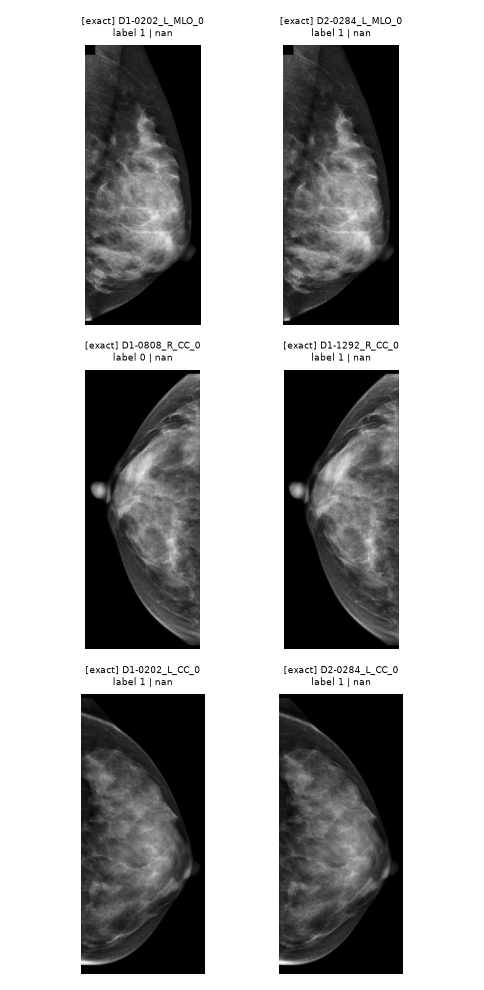
#> input picture data/cmmd/duplicates_montage.png, 484 x 990 px
$ python -i tissue.py   (imports and definitions only)
#> lines starting #> are read from the running program, lines starting #| are printed output that depends on the picture; after the words box and inside, x2 and y2 are one past the last pixel; in counts of white or black regions, pixels touching at a corner belong together
#> further down, picture is the input picture: shape (990, 484); min 0, max 255, mean 169.7
"""Breast tissue segmentation and cropping, shared by data preparation, the ROI bank and training.

All images are handled as float32 arrays in [0, 1], shape (H, W).
"""
from __future__ import annotations

import cv2
import numpy as np
from scipy import ndimage
from skimage.filters import threshold_triangle


def to_unit_float(img: np.ndarray, lo_pct: float = 0.5, hi_pct: float = 99.5) -> np.ndarray:
    """Convert an 8- or 16-bit (or float) grayscale image to float32 in [0, 1].

    8-bit images are divided by 255. Deeper images are rescaled between robust
    percentiles of the non-zero pixels, so that 16-bit data are not clipped
    (PIL's convert('L') clips 16-bit values above 255 to white).
    """
    if img.ndim == 3:
        img = cv2.cvtColor(img, cv2.COLOR_BGR2GRAY)
    if img.dtype == np.uint8:
        return img.astype(np.float32) / 255.0
    x = img.astype(np.float32)
    nz = x[x > 0]
    if nz.size < 100:
        nz = x.ravel()
    lo, hi = np.percentile(nz, [lo_pct, hi_pct])
    if hi <= lo:
        hi = lo + 1.0
    return np.clip((x - lo) / (hi - lo), 0.0, 1.0)


def _disk(r):
    r = max(1, int(round(r)))
    return cv2.getStructuringElement(cv2.MORPH_ELLIPSE, (2 * r + 1, 2 * r + 1))


def _largest(m: np.ndarray) -> np.ndarray:
    lab, n = ndimage.label(m)
    if n == 0:
        return m
    return lab == (np.argmax(ndimage.sum(m, lab, range(1, n + 1))) + 1)


def white_patches(img: np.ndarray, level: float = 0.98, grow_frac: float = 0.006) -> np.ndarray:
    """Pure-white areas (painted-out film labels, unexposed film edges), slightly grown to cover
    the JPEG halo. On the 8-bit Mini-DDSM films breast tissue, including the pectoral muscle,
    never reaches this level (checked on 25 films)."""
    w = img >= level
    if not w.any():
        return w
    return cv2.dilate(w.astype(np.uint8), _disk(grow_frac * max(img.shape))).astype(bool)


def tissue_mask(img: np.ndarray, work_side: int = 512, margin_frac: float = 0.04,
                remove_white: bool = False) -> np.ndarray:
    """Binary breast mask. Designed and checked on scanned film (Mini-DDSM, incl. hazy scanner-A
    films with bright film edges and labels) and on digital images (CMMD).

    1. Work at long side 512; Gaussian blur (sigma 2 px).
    2. Triangle threshold (the foot of the background peak) computed on the image interior,
       i.e. excluding an outer border band of 4 %: keeps fatty tissue near the skin line and
       ignores film edges and scanner borders. (A plain Otsu threshold cut fatty tissue away and,
       on hazy films, selected the whole film instead of the breast.)
    2b. Optionally (scanned film) pure-white patches are removed first: painted-out labels and
       unexposed film edges.
    3. Light opening; the largest connected component of the interior is the breast.
    4. The breast is extended into the border band only straight outwards from where it
       reaches the band (chest wall, top, bottom), so bright strips running ALONG the border are
       never added; corners are included where the breast fills both adjacent bands.
    5. Closing and hole filling.
    Returns a bool array with the same shape as ``img``.
    """
#> called with work_side = 512, margin_frac = 0.04, remove_white = False
    h, w = img.shape
#> h = 990; w = 484
    s = min(1.0, work_side / max(h, w))
#> s = 0.517
    sm = cv2.resize(img, (max(1, round(w * s)), max(1, round(h * s))), interpolation=cv2.INTER_AREA) if s < 1 else img
    b = cv2.GaussianBlur(sm.astype(np.float32), (0, 0), 2.0)
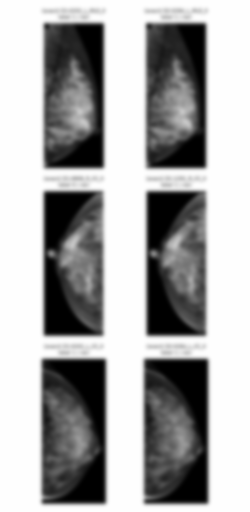
#> b: shape (512, 250) float32; min 0, max 255, mean 169.7
    H, W = b.shape
#> H = 512; W = 250
    mg = max(2, int(round(margin_frac * max(H, W))))
#> mg = 20
    if H <= 2 * mg + 2 or W <= 2 * mg + 2:
        return np.ones_like(img, dtype=bool)
    inner = np.zeros((H, W), bool)
    inner[mg:H - mg, mg:W - mg] = True
    if float(b[inner].max() - b[inner].min()) < 1e-3:
        return np.ones_like(img, dtype=bool)
    t = threshold_triangle(b[inner], nbins=256)
#> t = 253.5
    fg = b > t
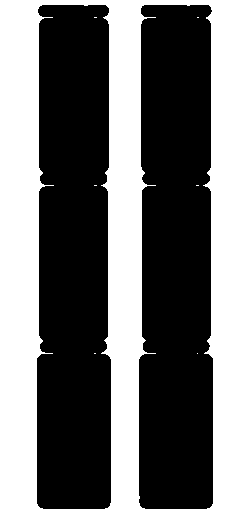
#> fg: shape (512, 250) bool; 44.7% white; 7 white regions (6 under 20 px), largest, box (x1, y1, x2, y2) and area: (0, 0, 250, 512) 57223
    if remove_white:  # labels and film edges must not join the breast
        fg &= ~white_patches(sm)
    m = cv2.morphologyEx((fg & inner).astype(np.uint8), cv2.MORPH_OPEN, _disk(0.006 * max(H, W))).astype(bool)
#> m: shape (512, 250) bool; 25.5% white; 3 white regions, box (x1, y1, x2, y2) and area: (104, 20, 146, 492) 15076, (207, 20, 230, 492) 8777, (20, 20, 43, 492) 8771
    comp = _largest(m)
#> in _largest, `lab, n = ndimage.label(m)`:
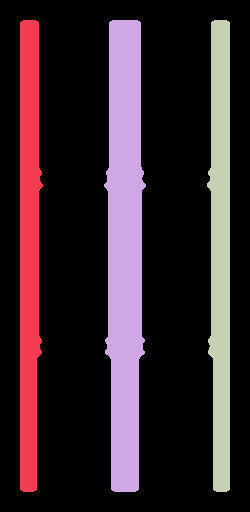
#> lab: shape (512, 250) int32; 4 distinct labels, from 0 to 3; one colour per label, 0 black
#> in _largest, `lab, n = ndimage.label(m)`: n = 3
#> in _largest, `return lab == (np.argmax(ndimage.sum(m, lab, range(1, n + 1))) + 1)`: returned value: shape (512, 250) bool; 11.8% white; 1 white region, box (x1, y1, x2, y2) and area: (104, 20, 146, 492) 15076
    if not comp.any():
        return np.ones_like(img, dtype=bool)
    ext = comp.copy()
    ext[:mg] = fg[:mg] & comp[mg][None, :]
    ext[H - mg:] = fg[H - mg:] & comp[H - mg - 1][None, :]
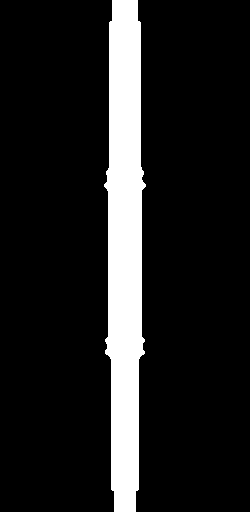
#> ext: shape (512, 250) bool; 12.5% white; 1 white region, box (x1, y1, x2, y2) and area: (104, 0, 146, 512) 16036
    ext[:, :mg] |= fg[:, :mg] & comp[:, mg][:, None]
    ext[:, W - mg:] |= fg[:, W - mg:] & comp[:, W - mg - 1][:, None]
    for ys, xs, ry, cx in [(slice(0, mg), slice(0, mg), mg, mg), (slice(0, mg), slice(W - mg, W), mg, W - mg - 1),
                           (slice(H - mg, H), slice(0, mg), H - mg - 1, mg),
                           (slice(H - mg, H), slice(W - mg, W), H - mg - 1, W - mg - 1)]:
        ext[ys, xs] = fg[ys, xs] & ext[ys, cx][:, None] & ext[ry, xs][None, :]
    ext = cv2.morphologyEx(ext.astype(np.uint8), cv2.MORPH_CLOSE, _disk(0.01 * max(H, W))).astype(bool)
#> ext: shape (512, 250) bool; 12.5% white; 1 white region, box (x1, y1, x2, y2) and area: (104, 0, 146, 512) 16043
    ext = ndimage.binary_fill_holes(_largest(ext))
    if s < 1:
        ext = cv2.resize(ext.astype(np.uint8), (w, h), interpolation=cv2.INTER_NEAREST).astype(bool)
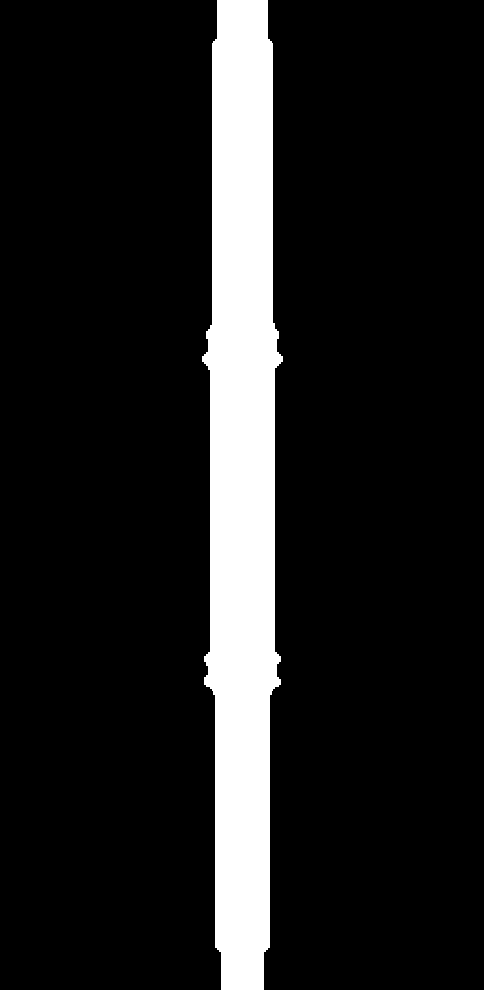
#> ext: shape (990, 484) bool; 12.5% white; 1 white region, box (x1, y1, x2, y2) and area: (202, 0, 283, 990) 59778
    return ext


def bbox_of_mask(mask: np.ndarray, pad_frac: float = 0.02) -> tuple[int, int, int, int]:
    """(x0, y0, x1, y1) with exclusive x1, y1, padded by a fraction of the box size."""
#> called with pad_frac = 0.02
    ys, xs = np.where(mask)
    h, w = mask.shape
#> h = 990; w = 484
    if ys.size == 0:
        return 0, 0, w, h
    x0, x1, y0, y1 = xs.min(), xs.max() + 1, ys.min(), ys.max() + 1
#> x0 = 202; x1 = 283; y0 = 0; y1 = 990
    px, py = int(pad_frac * (x1 - x0)), int(pad_frac * (y1 - y0))
#> px = 1; py = 19
    return max(0, x0 - px), max(0, y0 - py), min(w, x1 + px), min(h, y1 + py)


def crop_breast(img: np.ndarray, max_side: int = 1024, mask_background: bool = True,
                dilate_frac: float = 0.01, remove_white: bool = False):
    """Crop to the breast and downscale (never upscale) so the long side <= max_side.

    Returns (image, mask, meta). ``meta`` records the crop box in source pixels and the
    scale, so that lesion masks can be mapped into the same frame.
    If ``mask_background`` is set, pixels outside a slightly dilated breast mask are set
    to 0, which removes film labels and markers that could act as shortcuts.
    """
    m = tissue_mask(img, remove_white=remove_white)
    x0, y0, x1, y1 = bbox_of_mask(m)
#> x0 = 201; y0 = 0; x1 = 284; y1 = 990
    crop, mcrop = img[y0:y1, x0:x1], m[y0:y1, x0:x1]
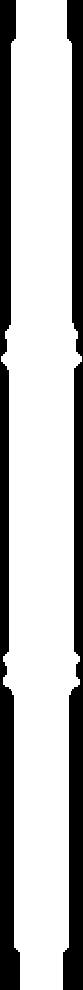
#> mcrop: shape (990, 83) bool; 72.7% white; 2 black regions, box (x1, y1, x2, y2) and area: (63, 0, 83, 990) 11202, (0, 0, 20, 990) 11190
    if mask_background:
        r = max(1, int(round(dilate_frac * max(crop.shape))))
#> r = 10
        k = cv2.getStructuringElement(cv2.MORPH_ELLIPSE, (2 * r + 1, 2 * r + 1))
        md = cv2.dilate(mcrop.astype(np.uint8), k).astype(bool)
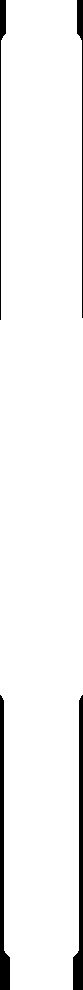
#> md: shape (990, 83) bool; 95.4% white; 4 black regions, box (x1, y1, x2, y2) and area: (0, 695, 10, 990) 1385, (73, 695, 83, 990) 1385, (0, 0, 6, 320) 503, (77, 0, 83, 318) 501
        crop = np.where(md, crop, 0.0).astype(np.float32)
    if remove_white:  # painted-out labels inside the crop are blacked out too
        crop = np.where(white_patches(crop), 0.0, crop).astype(np.float32)
    h, w = crop.shape
#> h = 990; w = 83
    s = min(1.0, max_side / max(h, w))
#> s = 1
    if s < 1:
        size = (max(1, round(w * s)), max(1, round(h * s)))
        crop = cv2.resize(crop, size, interpolation=cv2.INTER_AREA)
        mcrop = cv2.resize(mcrop.astype(np.uint8), size, interpolation=cv2.INTER_NEAREST).astype(bool)
    meta = {"crop_x0": int(x0), "crop_y0": int(y0), "crop_x1": int(x1), "crop_y1": int(y1),
            "scale": float(s), "h": int(crop.shape[0]), "w": int(crop.shape[1])}
#> meta = {'crop_x0': 201, 'crop_y0': 0, 'crop_x1': 284, 'crop_y1': 990, 'scale': 1, 'h': 990, 'w': 83}
    return crop.astype(np.float32), mcrop, meta


def map_mask_to_frame(src_mask: np.ndarray, meta: dict) -> np.ndarray:
    """Apply the same crop and scale as ``crop_breast`` to a source-frame mask (e.g. a lesion)."""
    m = src_mask[meta["crop_y0"]:meta["crop_y1"], meta["crop_x0"]:meta["crop_x1"]]
    if m.shape != (meta["h"], meta["w"]):
        m = cv2.resize(m.astype(np.uint8), (meta["w"], meta["h"]), interpolation=cv2.INTER_NEAREST)
    return m.astype(bool)

>>> import cv2
>>> picture = cv2.imread('../data/cmmd/duplicates_montage.png', cv2.IMREAD_GRAYSCALE)
>>> result = crop_breast(picture)

$ run again, on data/cmmd/roi_overlays_blend.png
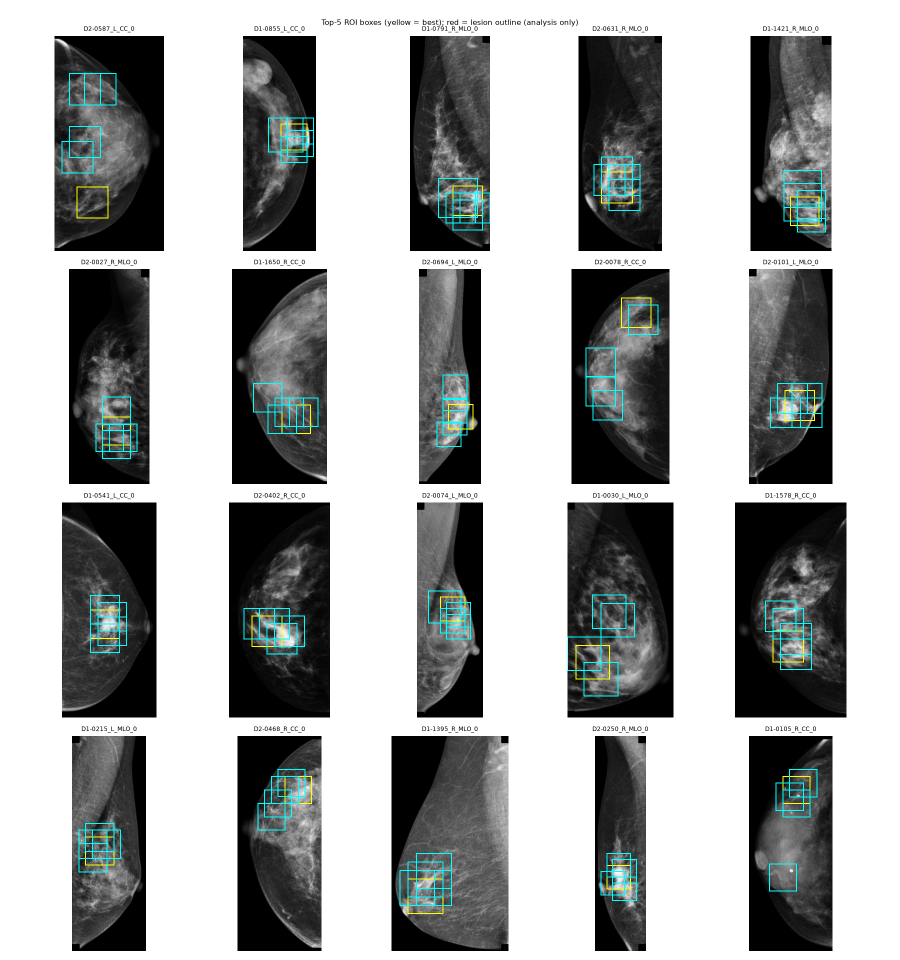
#> input picture data/cmmd/roi_overlays_blend.png, 1800 x 1920 px (shown at 1/2 size)
#> t = 251.5
#> fg: shape (512, 480) bool; 44.1% white; 3 white regions, box (x1, y1, x2, y2) and area: (0, 0, 480, 512) 71100, (258, 17, 317, 512) 18911, (168, 16, 222, 512) 18433
#> m: shape (512, 480) bool; 31.4% white; 7 white regions, largest, box (x1, y1, x2, y2) and area: (258, 20, 313, 492) 17966, (172, 20, 222, 492) 17660, (348, 20, 399, 492) 16770
#> in _largest, `lab, n = ndimage.label(m)`:
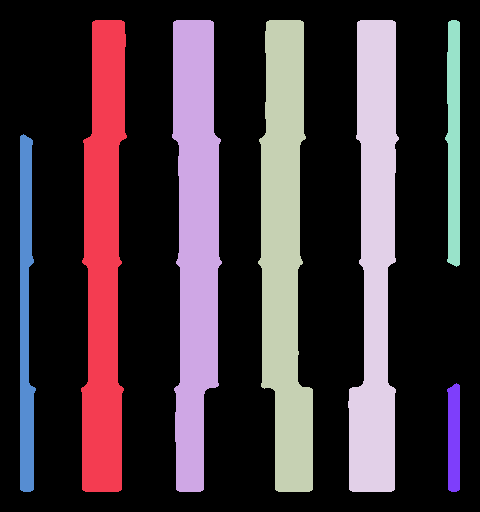
#> lab: shape (512, 480) int32; 8 distinct labels, from 0 to 7; one colour per label, 0 black
#> n = 7
#> lab: shape (512, 480) int32; values 0 (black) and 1 (white), 7.8% white; 1 white region, box (x1, y1, x2, y2) and area: (258, 0, 313, 512) 19171
#> in bbox_of_mask, `x0, x1, y0, y1 = xs.min(), xs.max() + 1, ys.min(), ys.max() + 1`: x0 = 968; x1 = 1174; y0 = 0; y1 = 1920
#> px = 4; py = 38
#> in crop_breast, `x0, y0, x1, y1 = bbox_of_mask(m)`: x0 = 964; y0 = 0; x1 = 1178; y1 = 1920
#> md: shape (1920, 214) bool; 82% white; 3 black regions, box (x1, y1, x2, y2) and area: (173, 0, 214, 1438) 43504, (0, 1464, 60, 1920) 22600, (0, 0, 44, 503) 7695
#> in crop_breast, `mcrop = cv2.resize(mcrop.astype(np.uint8), size, interpolation=cv2.INT..`:
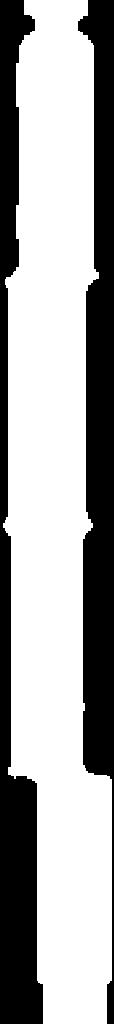
#> mcrop: shape (1024, 114) bool; 65.4% white; 2 black regions, box (x1, y1, x2, y2) and area: (78, 0, 114, 1024) 21056, (0, 0, 43, 1024) 19357
#> meta = {'crop_x0': 964, 'crop_y0': 0, 'crop_x1': 1178, 'crop_y1': 1920, 'scale': 0.533, 'h': 1024, 'w': 114}
